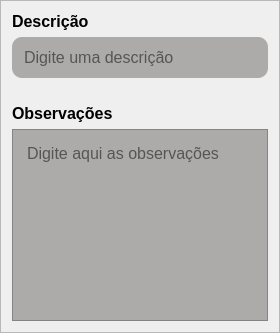
                  <widget class="QFrame" name="frame_pg_GRUPO_CAMPOS">
                   <property name="maximumSize">
                    <size>
                     <width>16777215</width>
                     <height>16777215</height>
                    </size>
                   </property>
                   <property name="styleSheet">
                    <string notr="true">
margin: 0;
color: black;</string>
                   </property>
                   <property name="frameShape">
                    <enum>QFrame::Shape::StyledPanel</enum>
                   </property>
                   <property name="frameShadow">
                    <enum>QFrame::Shadow::Raised</enum>
                   </property>
                   <layout class="QVBoxLayout" name="verticalLayout_7">
                    <item>
                     <widget class="QLabel" name="GRUPO_label_descricao">
                      <property name="text">
                       <string>&lt;html&gt;&lt;head/&gt;&lt;body&gt;&lt;p&gt;&lt;span style=&quot; font-size:12pt; font-weight:700;&quot;&gt;Descrição&lt;/span&gt;&lt;/p&gt;&lt;/body&gt;&lt;/html&gt;</string>
                      </property>
                     </widget>
                    </item>
                    <item>
                     <widget class="QLineEdit" name="GRUPO_LineEdit_descricao">
                      <property name="styleSheet">
                       <string notr="true">background-color: #ADAAAA;
padding: 10px;
margin-bottom: 20px;
font-size: 12pt;
border: none;
border-radius: 10px;</string>
                      </property>
                      <property name="placeholderText">
                       <string>Digite uma descrição</string>
                      </property>
                     </widget>
                    </item>
                    <item>
                     <widget class="QLabel" name="GRUPO_label_observacao">
                      <property name="text">
                       <string>&lt;html&gt;&lt;head/&gt;&lt;body&gt;&lt;p&gt;&lt;span style=&quot; font-size:12pt; font-weight:700;&quot;&gt;Observações&lt;/span&gt;&lt;/p&gt;&lt;/body&gt;&lt;/html&gt;</string>
                      </property>
                     </widget>
                    </item>
                    <item>
                     <widget class="QTextEdit" name="GRUPO_TextEdit_observacao">
                      <property name="styleSheet">
                       <string notr="true">background-color: #ADAAAA;
padding: 10px;
font-size: 12pt;</string>
                      </property>
                      <property name="placeholderText">
                       <string>Digite aqui as observações</string>
                      </property>
                     </widget>
                    </item>
                   </layout>
                  </widget>
